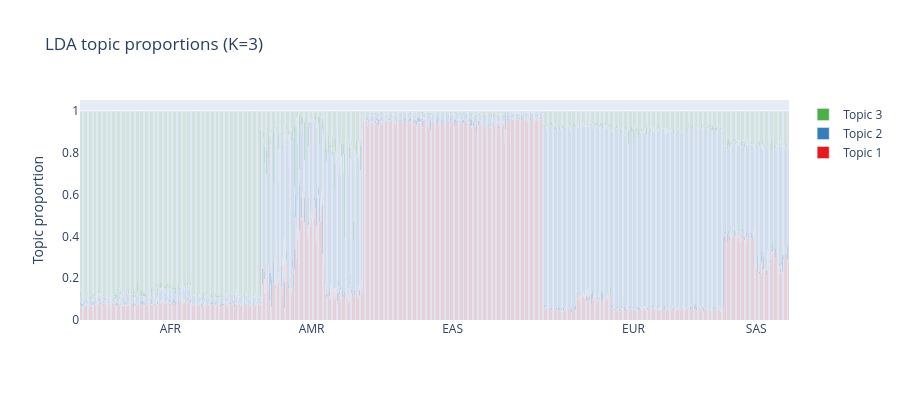
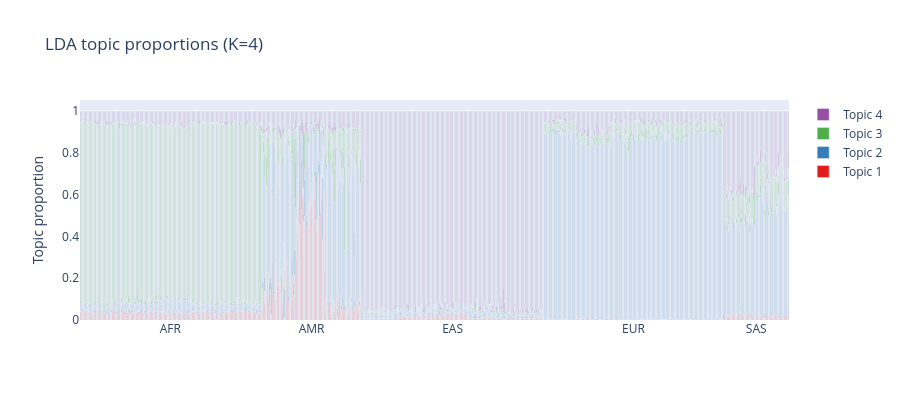
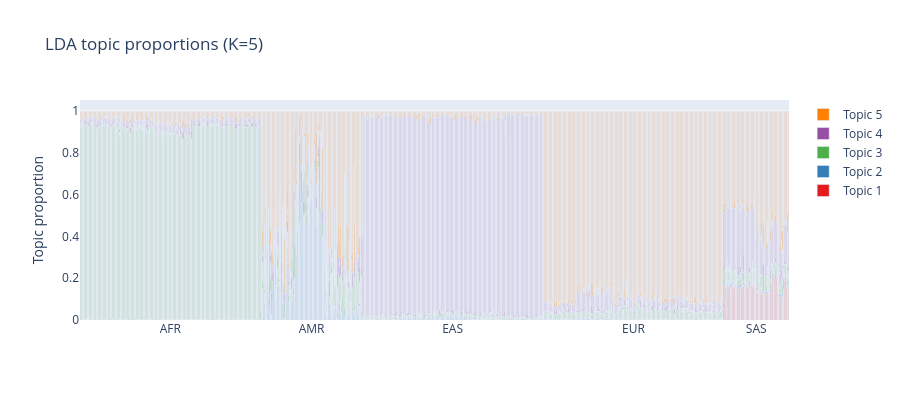

The cell these charts' notebook holds for them, in order:
### Code cell
import plotly.express as px


def plot_structure(topic_proportions, annotation_df, k, title=None):
    df_plot = annotation_df[["1000G superpopulation code", "population"]].copy()
    for t in range(k):
        df_plot[f"topic_{t}"] = topic_proportions[:, t]

    # Sort by superpopulation, then population
    df_plot = df_plot.sort_values(
        ["1000G superpopulation code", "population"]
    ).reset_index(drop=True)

    topic_cols = [f"topic_{t}" for t in range(k)]
    colors = px.colors.qualitative.Set1[:k]

    fig = go.Figure()
    for t, col in enumerate(topic_cols):
        fig.add_trace(
            go.Bar(
                x=df_plot.index,
                y=df_plot[col],
                name=f"Topic {t+1}",
                marker_color=colors[t],
            )
        )

    sp_boundaries = df_plot.groupby("1000G superpopulation code", sort=False).apply(
        lambda g: int(g.index.min() + (g.index.max() - g.index.min()) / 2),
        include_groups=False,
    )
    tickvals = sp_boundaries.values.tolist()
    ticktext = sp_boundaries.index.tolist()

    fig.update_layout(
        barmode="stack",
        title=title or f"LDA topic proportions (K={k})",
        xaxis=dict(tickmode="array", tickvals=tickvals, ticktext=ticktext),
        yaxis_title="Topic proportion",
        height=400,
        bargap=0,
    )
    fig.show()


for k in n_topics_range:
    proportions = lda_models[k].transform(genotype_bow)
    plot_structure(proportions, genotypes_annotation, k)

### Figure 1 — Plotly figure (JSON) as saved in the notebook; plotly's stock layout.template omitted (floating-point values rounded to 4 significant figures; data arrays with more than 128 entries replaced by an {"elided": "..."} marker saying what was removed)
{"data": [{"marker": {"color": "rgb(228,26,28)"}, "name": "Topic 1", "type": "bar", "x": {"elided": "1976 int values"}, "y": {"elided": "1976 float values"}}, {"marker": {"color": "rgb(55,126,184)"}, "name": "Topic 2", "type": "bar", "x": {"elided": "1976 int values"}, "y": {"elided": "1976 float values"}}, {"marker": {"color": "rgb(77,175,74)"}, "name": "Topic 3", "type": "bar", "x": {"elided": "1976 int values"}, "y": {"elided": "1976 float values"}}], "layout": {"bargap": 0, "barmode": "stack", "height": 400, "title": {"text": "LDA topic proportions (K=3)"}, "xaxis": {"tickmode": "array", "ticktext": ["AFR", "AMR", "EAS", "EUR", "SAS"], "tickvals": [251, 645, 1038, 1542, 1884]}, "yaxis": {"title": {"text": "Topic proportion"}}}}

### Figure 2 — Plotly figure (JSON) as saved in the notebook; plotly's stock layout.template omitted (floating-point values rounded to 4 significant figures; data arrays with more than 128 entries replaced by an {"elided": "..."} marker saying what was removed)
{"data": [{"marker": {"color": "rgb(228,26,28)"}, "name": "Topic 1", "type": "bar", "x": {"elided": "1976 int values"}, "y": {"elided": "1976 float values"}}, {"marker": {"color": "rgb(55,126,184)"}, "name": "Topic 2", "type": "bar", "x": {"elided": "1976 int values"}, "y": {"elided": "1976 float values"}}, {"marker": {"color": "rgb(77,175,74)"}, "name": "Topic 3", "type": "bar", "x": {"elided": "1976 int values"}, "y": {"elided": "1976 float values"}}, {"marker": {"color": "rgb(152,78,163)"}, "name": "Topic 4", "type": "bar", "x": {"elided": "1976 int values"}, "y": {"elided": "1976 float values"}}], "layout": {"bargap": 0, "barmode": "stack", "height": 400, "title": {"text": "LDA topic proportions (K=4)"}, "xaxis": {"tickmode": "array", "ticktext": ["AFR", "AMR", "EAS", "EUR", "SAS"], "tickvals": [251, 645, 1038, 1542, 1884]}, "yaxis": {"title": {"text": "Topic proportion"}}}}

### Figure 3 — Plotly figure (JSON) as saved in the notebook; plotly's stock layout.template omitted (floating-point values rounded to 4 significant figures; data arrays with more than 128 entries replaced by an {"elided": "..."} marker saying what was removed)
{"data": [{"marker": {"color": "rgb(228,26,28)"}, "name": "Topic 1", "type": "bar", "x": {"elided": "1976 int values"}, "y": {"elided": "1976 float values"}}, {"marker": {"color": "rgb(55,126,184)"}, "name": "Topic 2", "type": "bar", "x": {"elided": "1976 int values"}, "y": {"elided": "1976 float values"}}, {"marker": {"color": "rgb(77,175,74)"}, "name": "Topic 3", "type": "bar", "x": {"elided": "1976 int values"}, "y": {"elided": "1976 float values"}}, {"marker": {"color": "rgb(152,78,163)"}, "name": "Topic 4", "type": "bar", "x": {"elided": "1976 int values"}, "y": {"elided": "1976 float values"}}, {"marker": {"color": "rgb(255,127,0)"}, "name": "Topic 5", "type": "bar", "x": {"elided": "1976 int values"}, "y": {"elided": "1976 float values"}}], "layout": {"bargap": 0, "barmode": "stack", "height": 400, "title": {"text": "LDA topic proportions (K=5)"}, "xaxis": {"tickmode": "array", "ticktext": ["AFR", "AMR", "EAS", "EUR", "SAS"], "tickvals": [251, 645, 1038, 1542, 1884]}, "yaxis": {"title": {"text": "Topic proportion"}}}}
